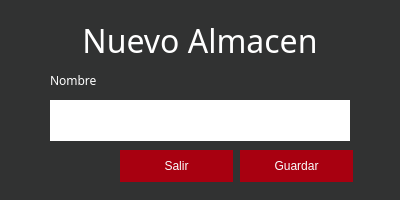
<?xml version="1.0" encoding="UTF-8"?>
<ui version="4.0">
 <class>newAlmacen</class>
 <widget class="QMainWindow" name="newAlmacen">
  <property name="geometry">
   <rect>
    <x>0</x>
    <y>0</y>
    <width>400</width>
    <height>200</height>
   </rect>
  </property>
  <property name="minimumSize">
   <size>
    <width>400</width>
    <height>200</height>
   </size>
  </property>
  <property name="maximumSize">
   <size>
    <width>400</width>
    <height>200</height>
   </size>
  </property>
  <property name="windowTitle">
   <string>0</string>
  </property>
  <property name="styleSheet">
   <string notr="true">#newAlmacen{
background-color: rgb(49, 50, 50);
}
.QLabel{
	color: rgb(255, 255, 255);
}
.QLineEdit{
	color: rgb(97, 99, 99);
	border:none;
}
.QPushButton{
	color: rgb(250, 255, 255);
	background-color: rgb(168, 0, 16);
	border: none;
}
.QPushButton:hover{
	color: rgb(255,255,255);
	background-color: rgb(30,30,30);
	border: none;
}
.QComboBox{
	border-radius:none;
}</string>
  </property>
  <widget class="QWidget" name="centralwidget">
   <widget class="QLabel" name="label_titulo">
    <property name="geometry">
     <rect>
      <x>0</x>
      <y>10</y>
      <width>400</width>
      <height>61</height>
     </rect>
    </property>
    <property name="font">
     <font>
      <family>Avenir</family>
      <pointsize>24</pointsize>
     </font>
    </property>
    <property name="text">
     <string>Nuevo Almacen</string>
    </property>
    <property name="alignment">
     <set>Qt::AlignCenter</set>
    </property>
   </widget>
   <widget class="QPushButton" name="bSalir">
    <property name="geometry">
     <rect>
      <x>120</x>
      <y>150</y>
      <width>113</width>
      <height>32</height>
     </rect>
    </property>
    <property name="cursor">
     <cursorShape>PointingHandCursor</cursorShape>
    </property>
    <property name="text">
     <string>Salir</string>
    </property>
    <property name="icon">
     <iconset resource="../imagenes/imagenes.qrc">
      <normaloff>:/Iconos/Salir.png</normaloff>:/Iconos/Salir.png</iconset>
    </property>
    <property name="iconSize">
     <size>
      <width>20</width>
      <height>16</height>
     </size>
    </property>
   </widget>
   <widget class="QLabel" name="label_nombre">
    <property name="geometry">
     <rect>
      <x>50</x>
      <y>70</y>
      <width>131</width>
      <height>21</height>
     </rect>
    </property>
    <property name="font">
     <font>
      <family>Avenir</family>
     </font>
    </property>
    <property name="text">
     <string>Nombre</string>
    </property>
   </widget>
   <widget class="QLineEdit" name="line_nombre">
    <property name="geometry">
     <rect>
      <x>50</x>
      <y>100</y>
      <width>300</width>
      <height>41</height>
     </rect>
    </property>
    <property name="font">
     <font>
      <family>Avenir</family>
     </font>
    </property>
   </widget>
   <widget class="QPushButton" name="bGuardar">
    <property name="geometry">
     <rect>
      <x>240</x>
      <y>150</y>
      <width>113</width>
      <height>32</height>
     </rect>
    </property>
    <property name="cursor">
     <cursorShape>PointingHandCursor</cursorShape>
    </property>
    <property name="text">
     <string>Guardar</string>
    </property>
    <property name="icon">
     <iconset resource="../imagenes/imagenes.qrc">
      <normaloff>:/Iconos/Guardar.png</normaloff>:/Iconos/Guardar.png</iconset>
    </property>
    <property name="iconSize">
     <size>
      <width>20</width>
      <height>16</height>
     </size>
    </property>
   </widget>
  </widget>
 </widget>
 <resources>
  <include location="../imagenes/imagenes.qrc"/>
 </resources>
 <connections/>
</ui>
